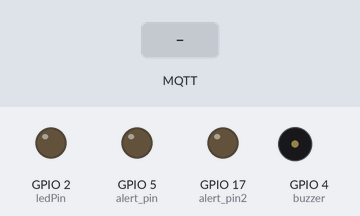
Bench run of a sketch on a simulated ESP32. Shown: output pins drawn as LEDs (lit = HIGH), buzzer (waves = sounding, pin HIGH). The test bench sets the inputs (shaded band). WiFi joins after 1.5 s; servers stay silent unless stated; no MQTT or app messages arrive unless stated; what the sketch prints to the serial monitor is not drawn.

Above: at 2.7 s.
2.8 s: MQTT message "0" arrives on the first subscribed topic
At 3.4 s:
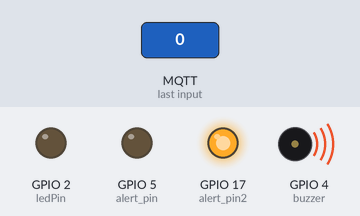
5.3 s: MQTT message "1" arrives on the first subscribed topic
At 6.5 s:
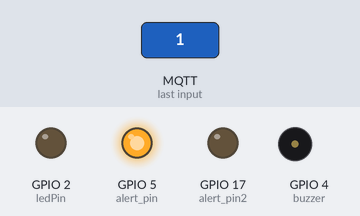
9.7 s: MQTT message "-1" arrives on the first subscribed topic
At 10.58 s:
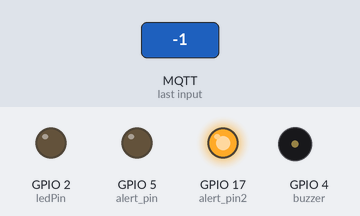
Timing chart, 0 to 12.2 s (numbered marks = the images above; inputs shaded):
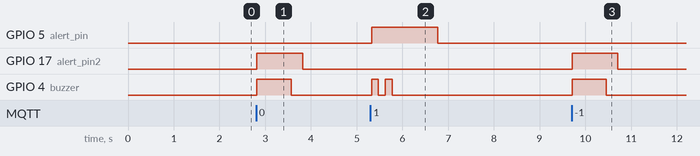

Measured:
- after the input at 2.8 s, GPIO 17 (alert_pin2): LOW → HIGH at once, → LOW 1.0 s later; GPIO 4 (buzzer): LOW → HIGH at once, → LOW 0.75 s later
- after the input at 5.3 s, GPIO 5 (alert_pin): LOW → HIGH at once, → LOW 1.5 s later; GPIO 4 (buzzer): alternates HIGH for 0.15 s and LOW for 0.15 s, 4 changes in all, then stays LOW, starting at once
- after the input at 9.7 s, GPIO 17 (alert_pin2): LOW → HIGH at once, → LOW 1.0 s later; GPIO 4 (buzzer): LOW → HIGH at once, → LOW 0.75 s later

The sketch:

smartcard_proje.ino
```cpp
#include <SPI.h>
#include <MFRC522.h>
#include <WiFi.h>
#include <PubSubClient.h>
#include <Wire.h>
/////////////////
WiFiClient espClient;
PubSubClient client(espClient);
////////////////////////////////////////////////////
const char* ssid = "Rocketman";
const char* password = "By.yasin4141";
const char* mqtt_server = "192.168.43.2";
char msg[150];//BUFFER
///////////////////////////////////////////////////
int RST_PIN = 22;
int SS_PIN = 21;
int alert_pin=5;//onay led
int alert_pin2=17;//onay led
const int ledPin = 2;
MFRC522 rfid(SS_PIN, RST_PIN);
/////////////////////////////////////////////////////
void setup() {
  Serial.begin(115200);
  SPI.begin();
  rfid.PCD_Init();
  setup_wifi();
  client.setServer(mqtt_server, 4141);
  client.setCallback(callback);
  pinMode(ledPin, OUTPUT);
  pinMode(alert_pin, OUTPUT);
  pinMode(alert_pin2, OUTPUT);
  pinMode(4,OUTPUT);//buzzer

}
///////////////////////////////////////////////
void setup_wifi() {
  delay(10);
  // We start by connecting to a WiFi network
  Serial.println();
  Serial.print("Baglanılıyor ... =>  ");
  Serial.println(ssid);

  WiFi.begin(ssid, password);

  while (WiFi.status() != WL_CONNECTED) {
    delay(500);
    Serial.print(".");
  }

  Serial.println("");
  Serial.println("WiFi Bağlandı.");
  Serial.println("IP Adresi: ");
  Serial.println(WiFi.localIP());
}
//////////////////////////////////////////
void callback(char* topic, byte* message, unsigned int length) {
    String messageTemp;

   for (int i = 0; i < length; i++) {
    //Serial.print((char)message[i]);
    messageTemp += (char)message[i];
  }
  if (messageTemp=="0"){
    Serial.println("Bakiye Yetersiz! ");
    digitalWrite(alert_pin2,HIGH);
    digitalWrite(4, HIGH);
    delay(750);
    digitalWrite(4, LOW);
    delay(250);
    digitalWrite(alert_pin2,LOW);

    }else if(messageTemp=="-1"){
        Serial.println("Tanımsız Kart! ");
      digitalWrite(alert_pin2,HIGH);
    digitalWrite(4, HIGH);
    delay(750);
    digitalWrite(4, LOW);
    delay(250);
    digitalWrite(alert_pin2,LOW);
      }
    else{
       Serial.print("Kalan Bakiye => ");
       Serial.println(messageTemp);
       digitalWrite(alert_pin,HIGH);
       digitalWrite(4, HIGH);
       delay(150);
       digitalWrite(4, LOW);
       delay(150);
       digitalWrite(4, HIGH);
       delay(150);
       digitalWrite(4, LOW);
       delay(1000);
       digitalWrite(alert_pin,LOW);
      }
}
///////////////////////////////////
void reconnect() {//yeniden bağlanılıyor

  while (!client.connected()) {
    Serial.print("MQTT Sunucusuna yeniden bağlanılıyor...");
    // Attempt to connect
    if (client.connect("esp32Istemcisi")) {
      Serial.println("Bağlandı.");

      client.subscribe("GeriBesleme"); // Subscribe OL
    } else {
      Serial.print("Hata, rc=");
      Serial.print(client.state());
      Serial.println(" 5 saniye sonra yeniden deneyecek...");
      delay(5000);
    }
  }
}
////////////////////////////////////////////
void loop() {
  if (!client.connected()) {//mqtt reconnect
  reconnect();
  }
  client.loop();
   SPI.begin();                            //SPI
  rfid.PCD_Init();
  String kartId="";

  if ( ! rfid.PICC_IsNewCardPresent())    //Yeni kartın okunmasını bekliyoruz.
    return;
  if ( ! rfid.PICC_ReadCardSerial())      //Kart okunmadığı zaman bekliyoruz.
    return;
  //kart Okutuldugunda gerçekleşecek oalaylar//

   for(int i=0;i<4;i++){
    kartId+=rfid.uid.uidByte[i];
   }
   Serial.print("Okutulan Kart Id =>");
   Serial.println(kartId);
   kartId.toCharArray(msg, 50) ;
   client.publish("KartBilgileri",  msg);
   rfid.PICC_HaltA();
   delay(1000);
}
```
